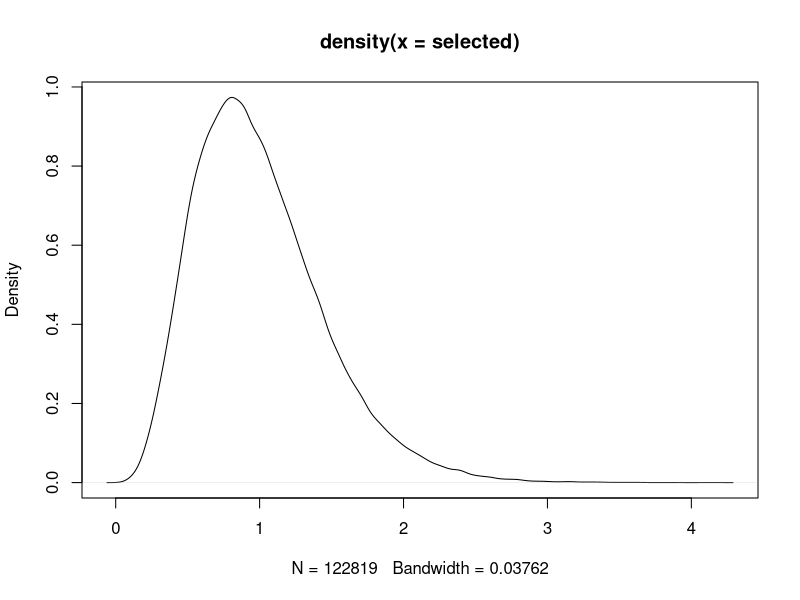
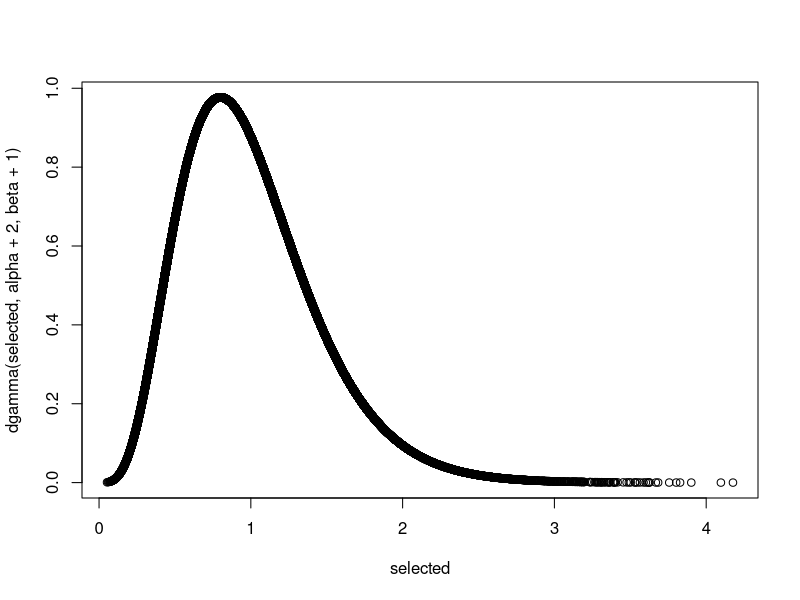

Generate these figures, in order, with R:
alpha <- 3; beta <- 4

# (a) Compute the predicted probabilities for getting N customers
# λ ~ Gamma(3, 4), X|λ ~ Poi(λ)
# λ|X ~ Gamma(3 + Σx, 4 + n), ty konjugatpar
#
# Y ~ Poi(λ)
# Y|X ~ Neg-Bin(α_1, β_1 / (β_1 + 1)), ty konjugatpar
x <- c(2, 0, 1)
c <- c(0, 1, 2, 3, 4)
alpha1 <- 3 + sum(x); beta1 <- 3 + length(x)
predicted_probabilities <- dnbinom(c, alpha1, 1 - 1 / (1 + beta1))
prob_4_or_more <- 1 - sum(predicted_probabilities)

# (b) Simulate some things, compute some things
# π(X = 2) = ?
set.seed(123)
N <- 1e6; lambda <- rgamma(N, alpha, beta)
# y <- sapply(lambda, function(lambda) rpois(1, lambda))
selected <- Filter(function(lambda) rpois(1, lambda) == 2, lambda)

cat(sprintf("The expected proportion:\n\tAnalytical results: %f\n\tSimulated results: %f\n",
		dnbinom(2, alpha, 1 - 1 / (1 + beta)),
		length(selected) / N))

# Plot the distributions of selected lambdas
plot(density(selected))
plot(selected, dgamma(selected, alpha + 2, beta + 1)) # λ|X=2 ~ Gamma(3 + 2, 4, + 1)

# (c) Compare Y1,Y2,Y3 ~ Poi(λ_i) to 2,0,1 to approx (a)
sample <- Filter(function(lambda) identical(x, rpois(3, lambda)), lambda)

# 2. Question 3.52
states <- c("1", "3", "4", "6", "7", "9")
P <- matrix(c(2/4, 1/4, 0, 0, 1/4, 0,
		0, 1/4, 1/4, 1/4, 1/4, 0,
		0, 1/4, 1/4, 1/4, 1/4, 0,
		0, 0, 1/4, 1/4, 1/4, 1/4,
		0, 0, 1/4, 0, 2/4, 1/4,
		0, 0, 0, 0, 0, 1),
	nrow = length(states),
	byrow = TRUE,
	dimnames = list(states, states))
Q <- P[1:5, 1:5]
R <- solve(diag(5) - Q)
a <- rowSums(R)
